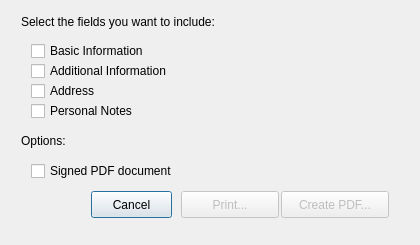
<?xml version="1.0" encoding="UTF-8"?>
<ui version="4.0">
 <class>dlgPrint</class>
 <widget class="QDialog" name="dlgPrint">
  <property name="geometry">
   <rect>
    <x>0</x>
    <y>0</y>
    <width>420</width>
    <height>245</height>
   </rect>
  </property>
  <property name="windowTitle">
   <string>Export PDF / Print</string>
  </property>
  <property name="windowIcon">
   <iconset>
    <normaloff>../../../../../.designer/backup/Images/Icons/Print.png</normaloff>../../../../../.designer/backup/Images/Icons/Print.png</iconset>
  </property>
  <property name="modal">
   <bool>true</bool>
  </property>
  <layout class="QGridLayout">
   <property name="sizeConstraint">
    <enum>QLayout::SetNoConstraint</enum>
   </property>
   <item row="1" column="0">
    <widget class="QWidget" name="widget_2" native="true">
     <property name="minimumSize">
      <size>
       <width>0</width>
       <height>100</height>
      </size>
     </property>
     <widget class="QCheckBox" name="chboxIDExtra">
      <property name="geometry">
       <rect>
        <x>20</x>
        <y>50</y>
        <width>191</width>
        <height>20</height>
       </rect>
      </property>
      <property name="sizePolicy">
       <sizepolicy hsizetype="Fixed" vsizetype="Expanding">
        <horstretch>0</horstretch>
        <verstretch>0</verstretch>
       </sizepolicy>
      </property>
      <property name="text">
       <string>Additional Information</string>
      </property>
     </widget>
     <widget class="QLabel" name="labelHeader">
      <property name="geometry">
       <rect>
        <x>10</x>
        <y>0</y>
        <width>421</width>
        <height>21</height>
       </rect>
      </property>
      <property name="layoutDirection">
       <enum>Qt::LeftToRight</enum>
      </property>
      <property name="text">
       <string>Select the fields you want to include:</string>
      </property>
     </widget>
     <widget class="QCheckBox" name="chboxID">
      <property name="geometry">
       <rect>
        <x>20</x>
        <y>30</y>
        <width>191</width>
        <height>20</height>
       </rect>
      </property>
      <property name="sizePolicy">
       <sizepolicy hsizetype="Fixed" vsizetype="Expanding">
        <horstretch>0</horstretch>
        <verstretch>0</verstretch>
       </sizepolicy>
      </property>
      <property name="text">
       <string>Basic Information</string>
      </property>
     </widget>
     <widget class="QCheckBox" name="chboxAddress">
      <property name="geometry">
       <rect>
        <x>20</x>
        <y>70</y>
        <width>83</width>
        <height>20</height>
       </rect>
      </property>
      <property name="sizePolicy">
       <sizepolicy hsizetype="Fixed" vsizetype="Expanding">
        <horstretch>0</horstretch>
        <verstretch>0</verstretch>
       </sizepolicy>
      </property>
      <property name="text">
       <string>Address</string>
      </property>
     </widget>
     <widget class="QCheckBox" name="chboxPersoData">
      <property name="geometry">
       <rect>
        <x>20</x>
        <y>90</y>
        <width>163</width>
        <height>20</height>
       </rect>
      </property>
      <property name="sizePolicy">
       <sizepolicy hsizetype="Fixed" vsizetype="Expanding">
        <horstretch>0</horstretch>
        <verstretch>0</verstretch>
       </sizepolicy>
      </property>
      <property name="text">
       <string>Personal Notes</string>
      </property>
     </widget>
     <widget class="QPushButton" name="pbCancel">
      <property name="geometry">
       <rect>
        <x>80</x>
        <y>180</y>
        <width>81</width>
        <height>27</height>
       </rect>
      </property>
      <property name="text">
       <string>Cancel</string>
      </property>
     </widget>
     <widget class="QPushButton" name="pbPrint">
      <property name="enabled">
       <bool>false</bool>
      </property>
      <property name="geometry">
       <rect>
        <x>170</x>
        <y>180</y>
        <width>98</width>
        <height>27</height>
       </rect>
      </property>
      <property name="text">
       <string>Print...</string>
      </property>
     </widget>
     <widget class="QPushButton" name="pbGeneratePdf">
      <property name="enabled">
       <bool>false</bool>
      </property>
      <property name="geometry">
       <rect>
        <x>270</x>
        <y>180</y>
        <width>108</width>
        <height>27</height>
       </rect>
      </property>
      <property name="text">
       <string>Create PDF...</string>
      </property>
     </widget>
     <widget class="QCheckBox" name="chboxSignature">
      <property name="geometry">
       <rect>
        <x>20</x>
        <y>150</y>
        <width>221</width>
        <height>20</height>
       </rect>
      </property>
      <property name="sizePolicy">
       <sizepolicy hsizetype="Fixed" vsizetype="Expanding">
        <horstretch>0</horstretch>
        <verstretch>0</verstretch>
       </sizepolicy>
      </property>
      <property name="text">
       <string>Signed PDF document</string>
      </property>
     </widget>
     <widget class="QLabel" name="labelHeader_Options">
      <property name="geometry">
       <rect>
        <x>10</x>
        <y>120</y>
        <width>421</width>
        <height>20</height>
       </rect>
      </property>
      <property name="layoutDirection">
       <enum>Qt::LeftToRight</enum>
      </property>
      <property name="text">
       <string>Options:</string>
      </property>
     </widget>
    </widget>
   </item>
  </layout>
 </widget>
 <tabstops>
  <tabstop>chboxID</tabstop>
  <tabstop>chboxIDExtra</tabstop>
  <tabstop>chboxAddress</tabstop>
  <tabstop>chboxPersoData</tabstop>
  <tabstop>chboxSignature</tabstop>
  <tabstop>pbCancel</tabstop>
  <tabstop>pbPrint</tabstop>
  <tabstop>pbGeneratePdf</tabstop>
 </tabstops>
 <resources/>
 <connections/>
</ui>
